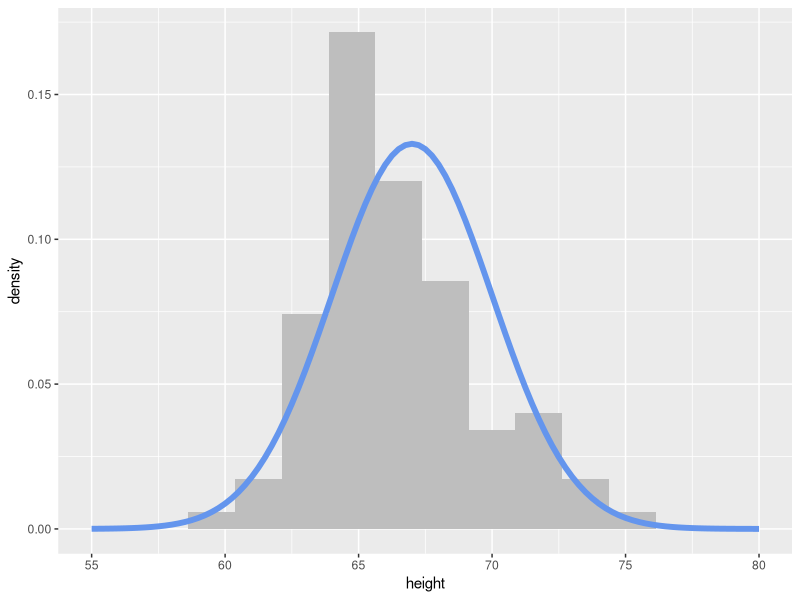

Write the R code that produced this figure.
## ---- chunk 1
#| include: false
#| echo: false
#| eval: true

library(tidyverse)
library(lubridate)
library(palmerpenguins)

## ---- chunk 2
rnorm(1, mean = 0, sd = 1)
## ---- chunk 3
rnorm(1, mean = 0, sd = 1)
## ---- chunk 4
head(.Random.seed)
## ---- chunk 5
set.seed(1234)
rnorm(1, mean = 0, sd = 1)
## ---- chunk 6
set.seed(1234)
rnorm(1, mean = 0, sd = 1)
## ---- chunk 7
set.seed(1234)
rnorm(1, mean = 0, sd = 1)

## Calling rnorm() again without a seed "resets" the seed! 
rnorm(1, mean = 0, sd = 1)
## ---- chunk 8
my_rand <- rnorm(1, mean = 0, sd = 1)
my_rand
## ---- chunk 9
#| message: false
#| warning: false

my_samples <- tibble(height = rnorm(n = 100, 
                                    mean = 67, 
                                    sd = 3)
                     )

my_samples %>%
  ggplot(aes(x = height)) +
  geom_histogram(aes(y = ..density..), 
                 binwidth = 1.75, fill = "grey") +
  stat_function(fun = ~ dnorm(., mean = 67, sd = 3), 
                col = "cornflowerblue", lwd = 2) + 
  xlim(c(55, 80))
